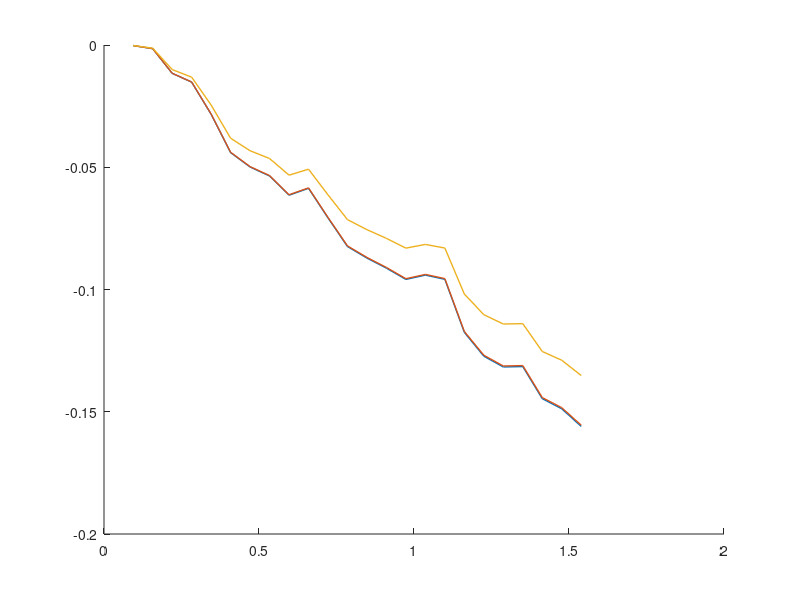

Recreate this plot in MATLAB. (Note: this script raises an error after producing the figure.)
clear;
load("c_string.mat");
load('Fig_3k.mat');

suffix = [1,5,8];
Dissipation = [4.6875e-3, 4.702e-3, 5.4095e-3];
L_select = 0.4*pi;
T = 20;

fig = figure();
hold on
for i = 1: length(suffix)
    % load(['..\..\Filipo_Guido_data\25monopole_240705\S3_120frames_0.8pi\StrucFun_3rd_f2.5e1_t5_ang_',num2str(suffix(i)),'_16_long_0.8pi.mat']);

    plot(r/1,(dlll_full - dlll_mean)./Dissipation(i)./1,'linewidth',1);
    % plot(r/pi,(dlll_full)./Dissipation(i)./pi,'linewidth',0.8);

end

colororder({c_string{5}{1},c_string{6}{3},c_string{51}{4}});

axis([0 1.5 -0.15 0.25]);

xlb = xlabel('r/W');
ylb = ylabel('S_3/2\nu\OmegaW');

set(gca,'FontName','Arial',...
    'FontSize',7,...
    'FontUnits','Points',...
    'Units','centimeters',...
    'Position',[1.5,1.5,4,4],...
    'YDir','normal',...
    'Box','on',...
    'Units','centimeters',...
    'looseInset',[0,0,0,0]...
    );
ax = gca;
ax.YTick = -0.1:0.1:0.2;
ax.PlotBoxAspectRatio = [4,3,1];

